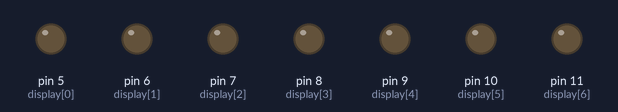
Recording of a sketch running on a simulated Arduino Uno, built with avr-gcc and run on an emulated ATmega328P. Shown: output pins drawn as LEDs (lit = HIGH).

Above: at 1.0 s.
At 3.0 s:
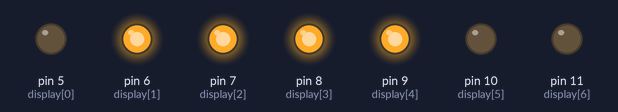
At 5.0 s:
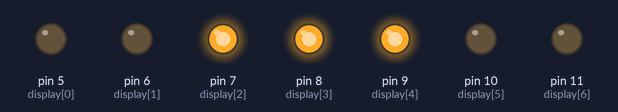
At 7.0 s:
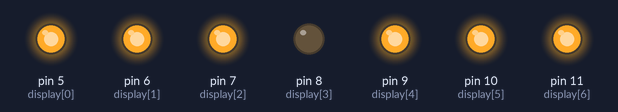
Timing chart, 0 to 9.2 s (numbered marks = the images above):
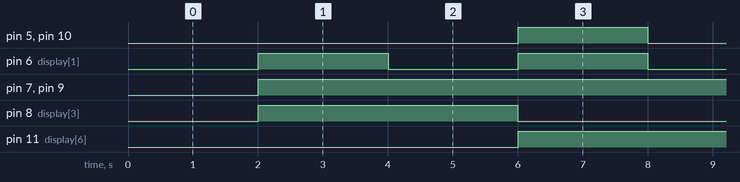

Measured:
- by itself, pin 5 (display[0]), pin 10 (display[5]): alternates HIGH for 2.0 s and LOW for 6.0 s
- by itself, pin 6 (display[1]): alternates HIGH for 2.0 s and LOW for 2.0 s
- by itself, pin 7 (display[2]), pin 9 (display[4]): LOW → HIGH at 2.0 s
- by itself, pin 8 (display[3]), pin 11 (display[6]): alternates HIGH for 4.0 s and LOW for 4.0 s

The sketch:

_3.3.DISPLAY_NOM.ino
```cpp
 /******************************************************************
 **                                                              **
 **                       DISPLAY: SEQÜENCIA NOM                    **
 **                                                              **
 ******************************************************************/

//***************  INCLUDES   **************************************


//***************  VARIABLES  **************************************
int display []={5,6,7,8,9,10,11};
int i;
int j=0;

//***************  SETUP   ****************************************
void setup() {

for (i=0; i<7; i++){
  pinMode (display[i],OUTPUT);
}
}

//*************    LOOP   ******************************************
void loop() {
for(j=0;j<4;j++){
delay (2000);

switch (j){
  case 0:
  resetdisplay ();
  digitalWrite (display[1], HIGH);
  digitalWrite (display[2], HIGH);
  digitalWrite (display[3], HIGH);
  digitalWrite (display[4], HIGH);
 break;

  case 1:
  resetdisplay ();
  digitalWrite (display[2], HIGH);
  digitalWrite (display[3], HIGH);
  digitalWrite (display[4], HIGH);
  break;

  case 2:
  resetdisplay ();
  digitalWrite (display[0], HIGH);
  digitalWrite (display[1], HIGH);
  digitalWrite (display[2], HIGH);
  digitalWrite (display[4], HIGH);
  digitalWrite (display[5], HIGH);
  digitalWrite (display[6], HIGH);
  break;

  case 3:
  resetdisplay ();
  digitalWrite (display[2], HIGH);
  digitalWrite (display[4], HIGH);
  digitalWrite (display[6], HIGH);
 break;
}

}
}
//****** Funcions *************************************************************
void resetdisplay()
{
for (i=0; i<7; i++){


digitalWrite (display [i], LOW);

  }
}
```
